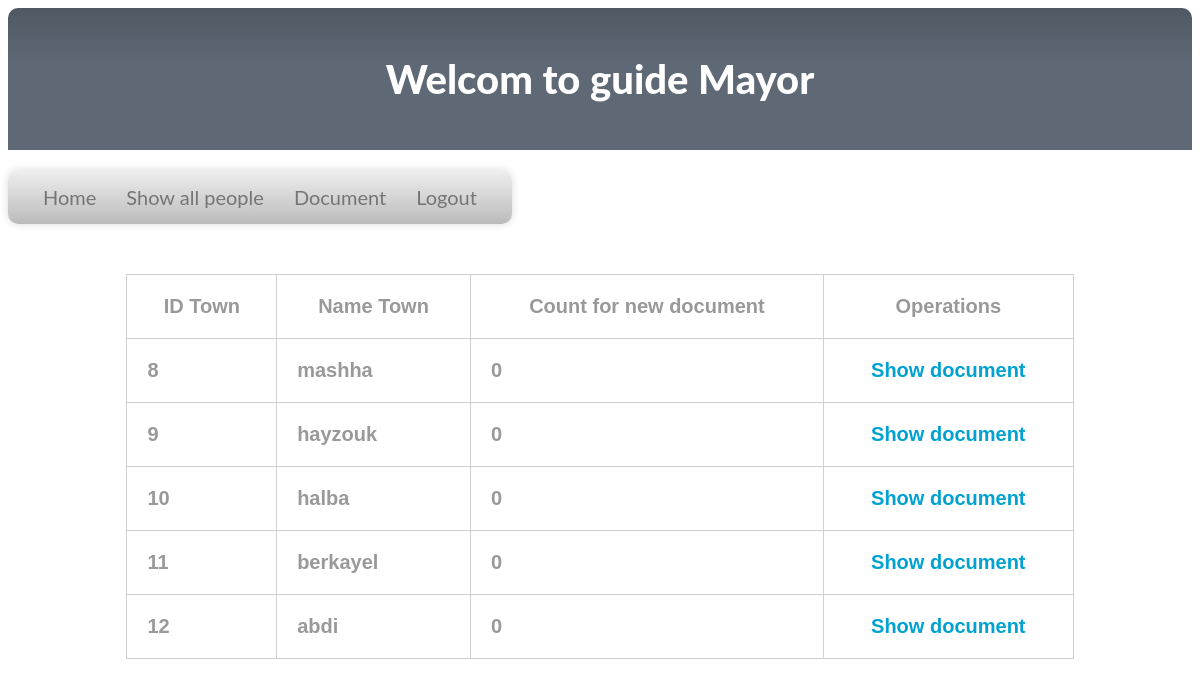
The app's page /obirth.php with its own data.
### tables this page shows
CREATE TABLE IF NOT EXISTS `town` (
  `id` int(11) NOT NULL AUTO_INCREMENT,
  `name` varchar(20) NOT NULL,
  `governorate` varchar(20) NOT NULL,
  `district` varchar(20) NOT NULL,
  `deletee` varchar(20) NOT NULL DEFAULT 'false',
  PRIMARY KEY (`id`)
);

### src/obirth.php (the view, shortened to what this page needs)
<!DOCTYPE html>
<html>
<head>
  <link rel="stylesheet" type="text/css" media="screen" href="main.css" />
</head>
<body>
<div class="header" >
<h1> Welcom to guide Mayor </h1>
</div>
<nav >
	<ul>
		<li><a href="officer.php">Home</a></li>
		<li><a href="ppltown.php">Show all people</a>
		</li>
		<li><a href="#">Document   </a>
		</li>
		<li><a href="logout.php">Logout</a></li>
	</ul>
</nav>
<center>
<center>
 <div id="content">
    <table align="center">
    <th>ID Town</th>
    <th>Name Town</th>
    <th>Count for new document</th>
    <th colspan="2">Operations</th>
    <?php
    $con= mysqli_connect("localhost", "root","", "guide");
 $sql_query="SELECT * FROM town ";
 $result=mysqli_query($con,$sql_query);
 while($row=mysqli_fetch_row($result))
 {
  ?>
        <tr>
        <td><?php echo $row[0]; ?></td>
        <td><?php echo $row[1]; ?></td>
        <td><?php
            $conn= mysqli_connect("localhost", "root","", "guide");
            $sqll="select count(*) as total from birth where addressmayor	='$row[0]' && deletee='false'";
            $resultt=mysqli_query($conn,$sqll);
            $data=mysqli_fetch_assoc($resultt);
            echo $data['total'];
        ?></td>
  <td align="center">
  <a href="<?php echo "showbirth.php?id=$row[0]" ?>"
  >Show document</a>
   </td>
        </tr>
        <?php
 }
 ?>
    </table>
    </div>
</center>
</body>
</html>

### src/css/main.css (style rules this page uses)
body { font-size: 20px; color: #212529; font-family: 'Lato', 'Times New Roman', serif; }
h1, h2, h3, h4, h5, h6 { font-weight: 800; font-family: 'Lato', 'Helvetica Neue', Helvetica, Arial, sans-serif; }
a { color: #212529; -webkit-transition: all 0.2s; -moz-transition: all 0.2s; transition: all 0.2s; }

### src/obirth.php (style rules this page uses)
nav ul { background: #efefef; background: linear-gradient(top, #efefef 0%, #bbbbbb 100%); background: -moz-linear-gradient(top, #efefef 0%, #bbbbbb 100%); background: -webkit-linear-gradient(top, #efefef 0%,#bbbbbb 100%); box-shadow: 0px 0px 9px rgba(0,0,0,0.15); padding: 0 20px; border-radius: 10px; list-style: none; position: relative; display: inline-table; }
nav ul:after { content: ""; clear: both; display: block; }
nav ul li { float: left; }
nav ul li a { display: block; padding:15px ; color: #757575; text-decoration: none; }
.header { color: white; background: #4b545f; background: linear-gradient(top, #4f5964 0%, #5f6975 40%); background: -moz-linear-gradient(top, #4f5964 0%, #5f6975 40%); background: -webkit-linear-gradient(top, #4f5964 0%,#5f6975 40%); text-align: center; border-radius: 10px 10px 0px 0px; padding:20px; }
table { width:80%; font-family:Tahoma, Geneva, sans-serif; font-weight:bolder; color:#999; margin-bottom:80px; }
table a { text-decoration:none; color:#00a2d1; }
table,td,th { border-collapse:collapse; border:solid #d0d0d0 1px; padding:20px; }

### records on screen
town: id "8", name "mashha", total "0"
town: id "9", name "hayzouk", total "0"
town: id "10", name "halba", total "0"
town: id "11", name "berkayel", total "0"
town: id "12", name "abdi", total "0"
